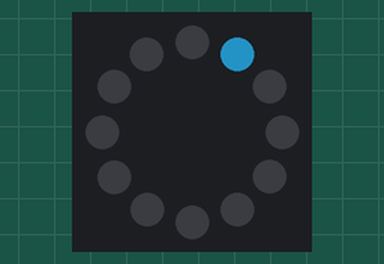
This program was run on a simulated MicroPython board. Shown: 12 RGB LEDs in a ring, first at the top, clockwise. Dim RGB values are drawn brighter than linear; random numbers come from a fixed seed.

Above: at 1.06 s.
At 6.57 s:
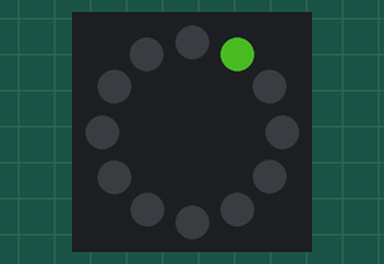
At 10.85 s:
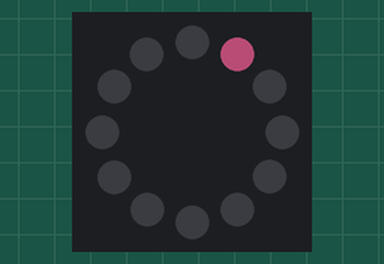
At 20.24 s:
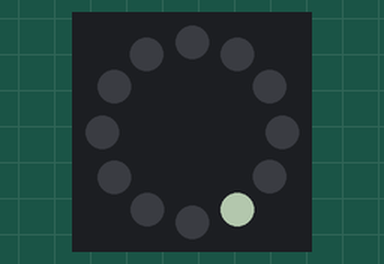
At 30.45 s:
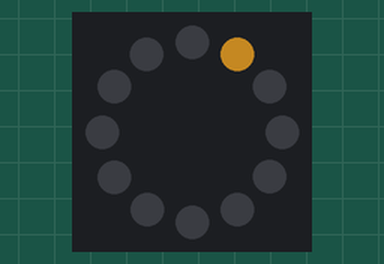
At 39.53 s:
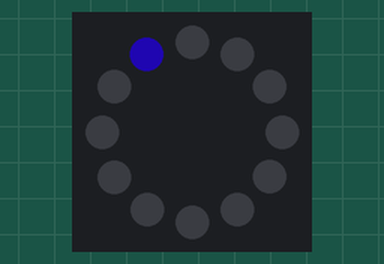

The program:

neo_spin_colour.py
```python
# Imports
from machine import Pin
from neopixel import NeoPixel
import time
import random

# Define the strip pin number (2) and number of LEDs (12)
ring = NeoPixel(Pin(2), 12)

# Turn off all LEDs before program start
ring.fill((0,0,0))
ring.write()
time.sleep(1)

while True:

    # Create random RGB values
    r = random.randint(0,100)
    g = random.randint(0,100)
    b = random.randint(0,100)

    for i in range(12):

        # Light each LED a random colour
        ring[i] = (r,g,b)
        ring.write()

        # Show the LED for this long
        time.sleep(0.05)

        #Clear the ring at the end of each loop
        ring.fill((0,0,0))
        ring.write()
```
